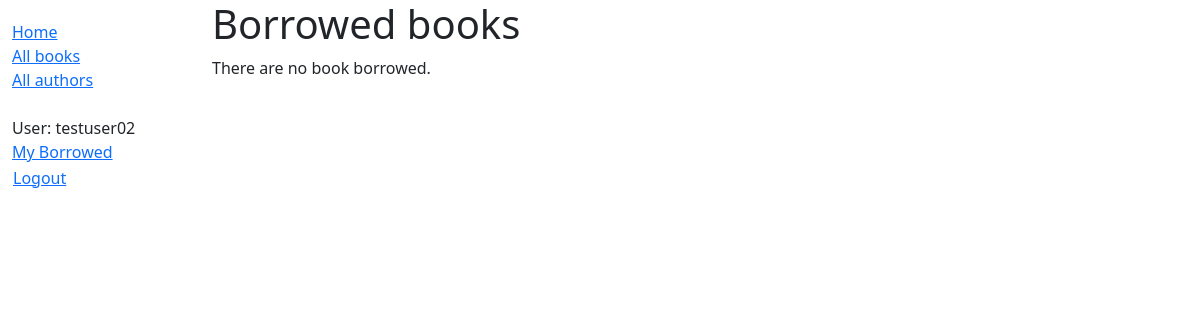
/catalog/mybooks/ (signed in), run on an earlier commit of the app's database.
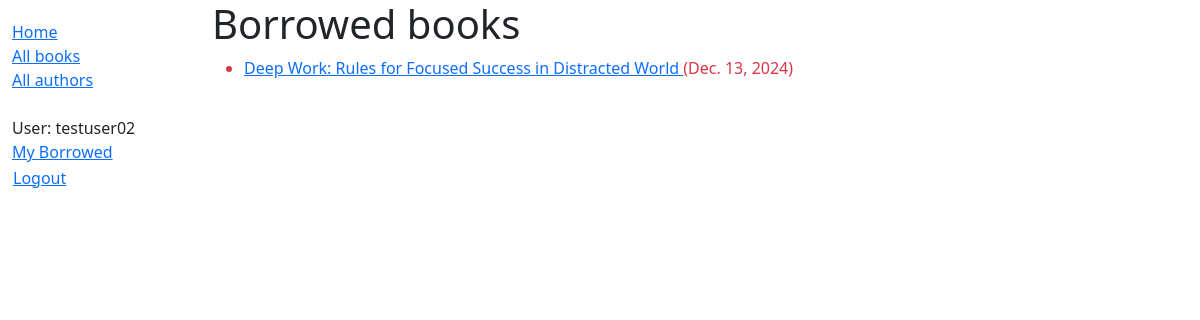
And on a later commit of the database.
### catalog/models.py (models this page shows, shortened)
class BookInstance(models.Model):
    id = models.UUIDField(
        primary_key=True,
        default=uuid.uuid4,
        help_text="Unique ID for this particular book across whole library"
    )
    book = models.ForeignKey('Book', on_delete=models.RESTRICT, null=True)
    imprint = models.CharField(max_length=200)
    due_back = models.DateField(null=True, blank=True)
    LOAN_STATUS = (
        ('m', 'Maintenance'),
        ('o', 'On loan'),
        ('a', 'Available'),
        ('r', 'Reserved'),
    )
    status = models.CharField(
        max_length=1,
        choices=LOAN_STATUS,
        blank=True,
        default='m',
        help_text='Book Availability',
    )
    borrower = models.ForeignKey(
        settings.AUTH_USER_MODEL,
        on_delete=models.SET_NULL,
        null=True,
        blank=True
    )
    @property
    def is_overdue(self):
        return bool(self.due_back and date.today() > self.due_back)
    class Meta:
        ordering = ["due_back"]
        permissions = (("can_mark_returned", "Set book as returned"),)

class Book(models.Model):
    title = models.CharField(max_length=200)
    author = models.ForeignKey('Author', on_delete=models.RESTRICT, null=True)
    summary = models.TextField(
        max_length=1000, help_text="Enter a brief description of the Book")
    isbn = models.CharField("ISBN",
                            max_length=13,
                            unique=True,
                            help_text="13 Character <a href='#'>ISBN number</a>")
    genre = models.ManyToManyField(
        Genre, help_text="Select a genre for this book")
    language = models.ForeignKey(
        Language, on_delete=models.SET_NULL, null=True)
    def display_genre(self):
        """Create a string for the Genre. This is required to display genre in Admin."""
        return ', '.join(genre.name for genre in self.genre.all()[:3])
    display_genre.short_description = "Genres"

### catalog/views.py (the view)
# urls.py: path("mybooks/", views.LoanedBooksByUserListView.as_view(), name="my-borrowed"),
class LoanedBooksByUserListView(LoginRequiredMixin, generic.ListView):
    model = BookInstance
    template_name = "catalog/bookinstance_list_borrowed_user.html"
    paginate_by = 10
    def get_queryset(self):
        return (
            BookInstance.objects.filter(borrower=self.request.user)
            .filter(status__exact='o')
            .order_by("due_back")
        )

### catalog/templates/catalog/bookinstance_list_borrowed_user.html
{% extends "base_generic.html" %}
{% block content %}
    <h1>Borrowed books</h1>
    {% if bookinstance_list %}
        <ul>
            {% for bookinst in bookinstance_list %}
                <li class="{% if bookinst.is_overdue %}text-danger{% endif %}">
                    <a href="{% url 'book-detail' bookinst.book.pk %}">
                        {{ bookinst.book.title }}
                    </a>
                    ({{ bookinst.due_back }})
                </li>
            {% endfor %}
        </ul>
    {% else %}
        <p>There are no book borrowed.</p>
    {% endif %}
{% endblock %}

What changed in the data, as far as the page shows it:
now on this page (row edited): BookInstance: book "Deep Work: Rules for Focused Success in Distracted World", due_back "Dec. 13, 2024"
Also different on the page:
text no longer shown: "There are no book borrowed."
